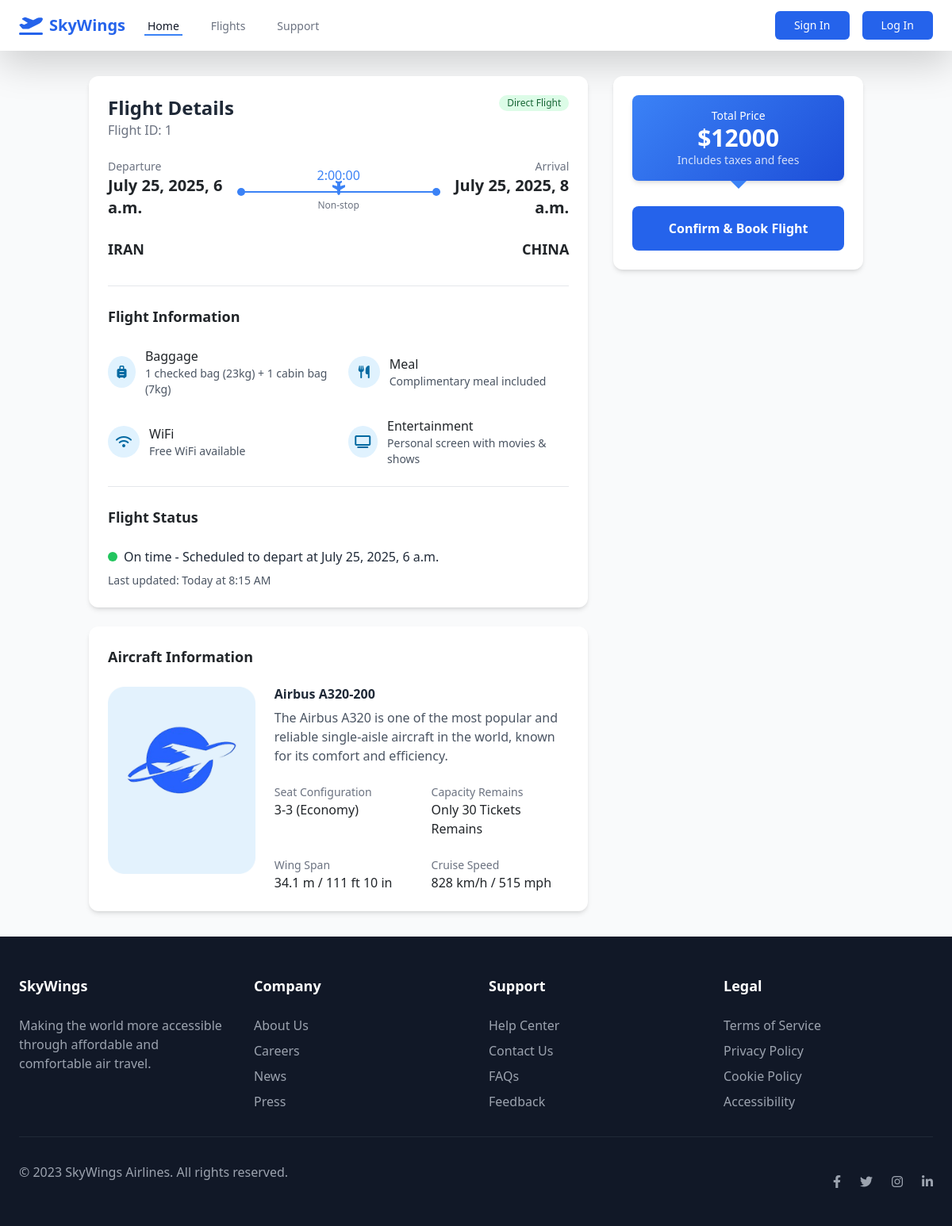
Before: /flight_detail/1/ with the older database file.
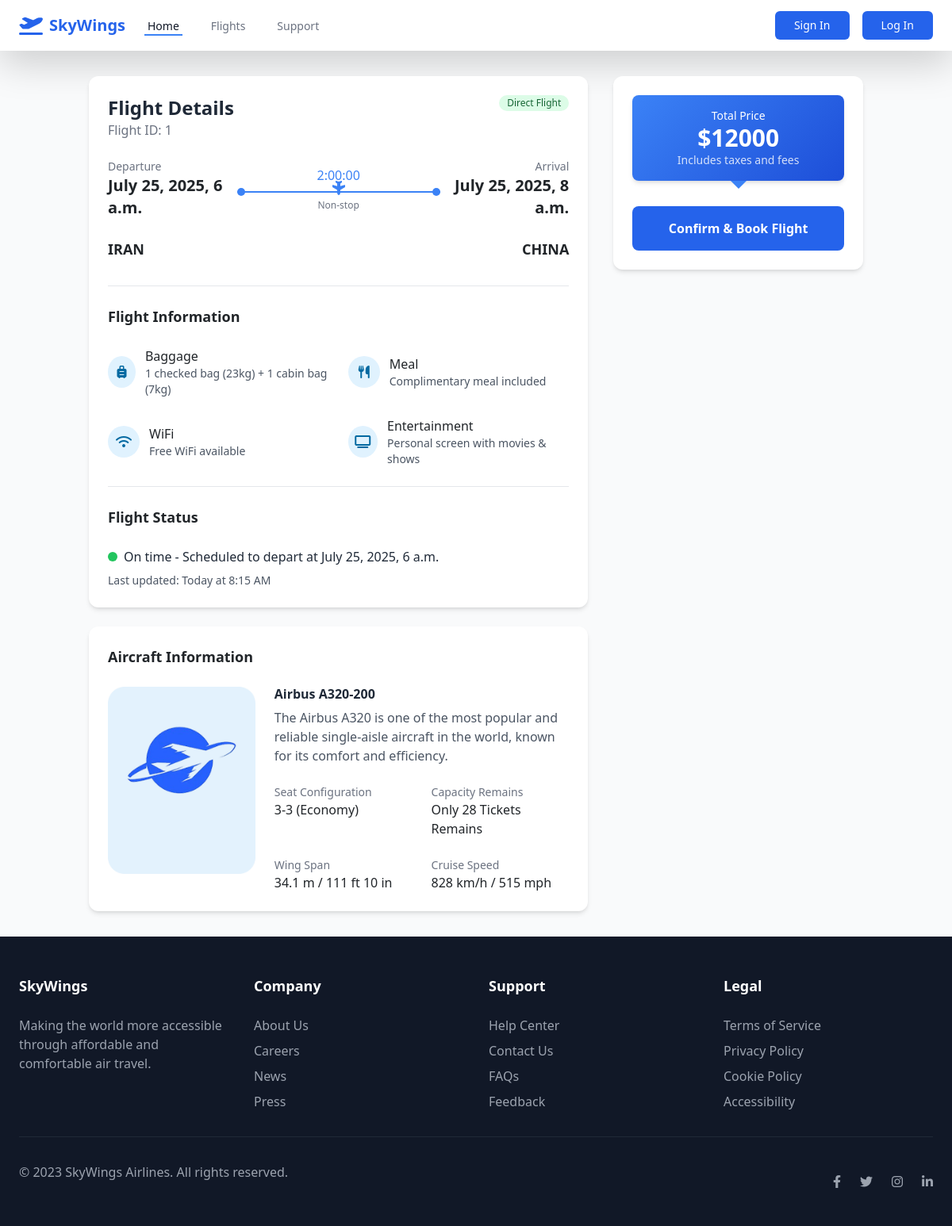
After: the same page with the newer database file.
### flights/models.py (models this page shows, shortened)
class Flights(models.Model):
    flight_id = models.IntegerField(primary_key=True, unique=True)
    departure = models.CharField(max_length=100)
    destination = models.CharField(max_length=100)
    departure_time = models.DateTimeField()
    arrival_time = models.DateTimeField()
    pilot = models.ForeignKey(User, on_delete=models.CASCADE, related_name='pilot')
    flight_capacity = models.IntegerField()
    flight_price = models.BigIntegerField()

class homepage_objects(models.Model):
    object_id = models.IntegerField(primary_key=True, unique=True)
    back_ground_for_flights = models.ImageField(upload_to='obj/')

### flights/views.py (the view)
# urls.py: path('flight_detail/<int:flight_id>/', views.flight_detail.as_view(), name='flight_detail'),
class flight_detail(View):
    template_name = 'flights/flight_detail.html'
    def get(self, request, flight_id):
        flight = get_object_or_404(Flights, flight_id=flight_id)
        back_ground_obj = homepage_objects.objects.get(object_id=1)
        delta_t = flight.arrival_time - flight.departure_time
        return render(request, self.template_name, {'flight': flight, 'bgo': back_ground_obj, "delta_t": delta_t})

### flights/templates/flights/flight_detail.html (shortened to what this page needs)
{% extends 'base.html' %}
{% block content %}
<!DOCTYPE html>
<html lang="en">
<head>
    <script src="https://cdn.tailwindcss.com"></script>
    <link rel="stylesheet" href="https://cdnjs.cloudflare.com/ajax/libs/font-awesome/6.4.0/css/all.min.css">
</head>
<body class="bg-gray-50">
    <main class="container mx-auto px-4 py-8">
        <div class="flex flex-col lg:flex-row gap-8">
            <div class="lg:w-2/3">
                <div class="bg-white rounded-xl shadow-md overflow-hidden flight-card mb-6">
                    <div class="p-6">
                        <div class="flex justify-between items-start mb-6">
                            <div>
                                <h2 class="text-2xl font-bold text-gray-800">Flight Details</h2>
                                <p class="text-gray-500">Flight ID: {{ flight.flight_id }}</p>
                            </div>
                            <span class="bg-green-100 text-green-800 text-xs font-medium px-2.5 py-0.5 rounded-full">Direct Flight</span>
                        </div>
                        <div class="mb-8">
                            <div class="flex justify-between items-center mb-2">
                                <div>
                                    <p class="text-gray-500 text-sm">Departure</p>
                                    <p class="text-xl font-bold">{{ flight.departure_time }}</p>
                                </div>
                                <div class="text-center">
                                    <p class="text-blue-500 font-medium">{{ delta_t }}</p>
                                    <div class="flight-path w-64 mx-auto my-2">
                                        <i class="fas fa-plane airplane-icon"></i>
                                    </div>
                                    <p class="text-xs text-gray-500">Non-stop</p>
                                </div>
                                <div class="text-right">
                                    <p class="text-gray-500 text-sm">Arrival</p>
                                    <p class="text-xl font-bold">{{ flight.arrival_time }}</p>
                                </div>
                            </div>
                            <div class="flex justify-between mt-4">
                                <div>
                                    <p class="text-lg font-semibold">{{ flight.departure }}</p>
                                </div>
                                <div class="text-right">
                                    <p class="text-lg font-semibold">{{ flight.destination }}</p>
                                </div>
                            </div>
                        </div>
                        <div class="border-t border-gray-200 pt-6">
                            <h3 class="text-lg font-semibold mb-4">Flight Information</h3>
                            <div class="grid grid-cols-1 md:grid-cols-2 gap-4">
                                <div class="flex items-center">
                                    <div class="amenity-icon mr-3">
                                        <i class="fas fa-suitcase-rolling"></i>
                                    </div>
                                    <div>
                                        <p class="font-medium">Baggage</p>
                                        <p class="text-gray-600 text-sm">1 checked bag (23kg) + 1 cabin bag (7kg)</p>
                                    </div>
                                </div>
                                <div class="flex items-center">
                                    <div class="amenity-icon mr-3">
                                        <i class="fas fa-utensils"></i>
                                    </div>
                                    <div>
                                        <p class="font-medium">Meal</p>
                                        <p class="text-gray-600 text-sm">Complimentary meal included</p>
                                    </div>
                                </div>
                                <div class="flex items-center">
                                    <div class="amenity-icon mr-3">
                                        <i class="fas fa-wifi"></i>
                                    </div>
                                    <div>
                                        <p class="font-medium">WiFi</p>
                                        <p class="text-gray-600 text-sm">Free WiFi available</p>
                                    </div>
                                </div>
                                <div class="flex items-center">
                                    <div class="amenity-icon mr-3">
                                        <i class="fas fa-tv"></i>
                                    </div>
                                    <div>
                                        <p class="font-medium">Entertainment</p>
                                        <p class="text-gray-600 text-sm">Personal screen with movies & shows</p>
                                    </div>
                                </div>
                            </div>
                        </div>
                        <div class="border-t border-gray-200 pt-6 mt-6">
                            <h3 class="text-lg font-semibold mb-4">Flight Status</h3>
                            <div class="flex items-center">
                                <div class="h-3 w-3 bg-green-500 rounded-full mr-2"></div>
                                <p class="text-gray-800">On time - Scheduled to depart at {{ flight.departure_time }}</p>
                            </div>
                            <p class="text-gray-600 text-sm mt-2">Last updated: Today at 8:15 AM</p>
                        </div>
                    </div>
                </div>
                <div class="bg-white rounded-xl shadow-md overflow-hidden flight-card">
                    <div class="p-6">
                        <h3 class="text-lg font-semibold mb-4">Aircraft Information</h3>
                        <div class="flex flex-col md:flex-row gap-6">
                            <div class="md:w-1/3">
                                <img src={{ bgo.back_ground_for_flights.url }}>
                            </div>
                            <div class="md:w-2/3">
                                <h4 class="font-bold text-gray-800 mb-2">Airbus A320-200</h4>
                                <p class="text-gray-600 mb-4">The Airbus A320 is one of the most popular and reliable single-aisle aircraft in the world, known for its comfort and efficiency.</p>
                                <div class="grid grid-cols-2 gap-4">
                                    <div>
                                        <p class="text-gray-500 text-sm">Seat Configuration</p>
                                        <p class="font-medium">3-3 (Economy)</p>
                                    </div>
                                    <div>
                                        <p class="text-gray-500 text-sm">Capacity Remains</p>
                                        <p class="font-medium">Only {{ flight.flight_capacity }} Tickets Remains</p>
                                    </div>
                                    <div>
                                        <p class="text-gray-500 text-sm">Wing Span</p>
                                        <p class="font-medium">34.1 m / 111 ft 10 in</p>
                                    </div>
                                    <div>
                                        <p class="text-gray-500 text-sm">Cruise Speed</p>
                                        <p class="font-medium">828 km/h / 515 mph</p>
                                    </div>
                                </div>
                            </div>
                        </div>
                    </div>
                </div>
            </div>
            <div class="lg:w-1/3">
                <div class="bg-white rounded-xl shadow-md overflow-hidden sticky top-6">
                    <div class="p-6">
                        <div class="price-tag text-center mb-8">
                            <p class="text-sm">Total Price</p>
                            <p class="text-3xl font-bold">${{ flight.flight_price }}</p>
                            <p class="text-sm opacity-80">Includes taxes and fees</p>
                        </div>
                        <button class="w-full bg-blue-600 hover:bg-blue-700 text-white font-bold py-3 px-4 rounded-lg transition duration-200" onclick="window.location.href='{% url 'flights:book_flight' flight.flight_id %}'">
                            Confirm & Book Flight
                        </button>
                    </div>
                </div>
            </div>
        </div>
    </main>
</body>
</html>
{% endblock %}

### templates/base.html (shortened to what this page needs)
<!DOCTYPE html>
<html lang="en">
<head>
    <script src="https://cdn.tailwindcss.com"></script>
    <link rel="stylesheet" href="https://cdnjs.cloudflare.com/ajax/libs/font-awesome/6.4.0/css/all.min.css">
    <link href="https://cdn.jsdelivr.net/npm/bootstrap@5.3.7/dist/css/bootstrap.min.css" rel="stylesheet">
</head>
<body class="font-sans bg-gray-50">
    <nav class="bg-white shadow-lg">
        <div class="max-w-7xl mx-auto px-4 sm:px-6 lg:px-8">
            <div class="flex justify-between h-16">
                <div class="flex items-center">
                    <div class="flex-shrink-0 flex items-center">
                        <i class="fas fa-plane-departure text-blue-600 text-2xl mr-2"></i>
                        <a class="text-xl font-bold text-blue-600" href={% url "flights:home" %}>SkyWings</a>
                    </div>
                    <div class="hidden sm:ml-6 sm:flex sm:space-x-8">
                        <a class="border-blue-500 text-gray-900 inline-flex items-center px-1 pt-1 border-b-2 text-sm font-medium" href={% url "flights:home" %}>Home</a>
                        <a class="border-transparent text-gray-500 hover:border-gray-300 hover:text-gray-700 inline-flex items-center px-1 pt-1 border-b-2 text-sm font-medium" href={% url "flights:all_flight" %}>Flights</a>
                        <a class="border-transparent text-gray-500 hover:border-gray-300 hover:text-gray-700 inline-flex items-center px-1 pt-1 border-b-2 text-sm font-medium" href={% url "flights:support" %}>Support</a>
                    </div>
                </div>
                <div class="hidden sm:ml-6 sm:flex sm:items-center space-x-4">
                    {% if not request.user.is_authenticated  %}
                    <div class="flex space-x-4">
                        <a  class="bg-blue-600 hover:bg-blue-700 text-white px-4 py-2 rounded-md text-sm font-medium" href={% url "accounts:register" %}>Sign In</a>
                        <a class="bg-blue-600 hover:bg-blue-700 text-white px-4 py-2 rounded-md text-sm font-medium" href={% url "accounts:login" %}>Log In</a>
                    </div>
                    {% endif %}
                </div>
            </div>
        </div>
    </nav>
    {% block content %}
    {% endblock %}
    <footer class="bg-gray-900 text-white pt-12 pb-8">
        <div class="max-w-7xl mx-auto px-4 sm:px-6 lg:px-8">
            <div class="grid grid-cols-1 md:grid-cols-4 gap-8 mb-8">
                <div>
                    <h3 class="text-lg font-bold mb-4">SkyWings</h3>
                    <p class="text-gray-400">Making the world more accessible through affordable and comfortable air travel.</p>
                </div>
                <div>
                    <h3 class="text-lg font-bold mb-4">Company</h3>
                    <ul class="space-y-2">
                        <li><a href="#" class="text-gray-400 hover:text-white">About Us</a></li>
                        <li><a href="#" class="text-gray-400 hover:text-white">Careers</a></li>
                        <li><a href="#" class="text-gray-400 hover:text-white">News</a></li>
                        <li><a href="#" class="text-gray-400 hover:text-white">Press</a></li>
                    </ul>
                </div>
                <div>
                    <h3 class="text-lg font-bold mb-4">Support</h3>
                    <ul class="space-y-2">
                        <li><a href="#" class="text-gray-400 hover:text-white">Help Center</a></li>
                        <li><a href="#" class="text-gray-400 hover:text-white">Contact Us</a></li>
                        <li><a href="#" class="text-gray-400 hover:text-white">FAQs</a></li>
                        <li><a href="#" class="text-gray-400 hover:text-white">Feedback</a></li>
                    </ul>
                </div>
                <div>
                    <h3 class="text-lg font-bold mb-4">Legal</h3>
                    <ul class="space-y-2">
                        <li><a href="#" class="text-gray-400 hover:text-white">Terms of Service</a></li>
                        <li><a href="#" class="text-gray-400 hover:text-white">Privacy Policy</a></li>
                        <li><a href="#" class="text-gray-400 hover:text-white">Cookie Policy</a></li>
                        <li><a href="#" class="text-gray-400 hover:text-white">Accessibility</a></li>
                    </ul>
                </div>
            </div>
            <div class="border-t border-gray-800 pt-8 flex flex-col md:flex-row justify-between items-center">
                <p class="text-gray-400 mb-4 md:mb-0">© 2023 SkyWings Airlines. All rights reserved.</p>
                <div class="flex space-x-6">
                    <a href="#" class="text-gray-400 hover:text-white"><i class="fab fa-facebook-f"></i></a>
                    <a href="#" class="text-gray-400 hover:text-white"><i class="fab fa-twitter"></i></a>
                    <a href="#" class="text-gray-400 hover:text-white"><i class="fab fa-instagram"></i></a>
                    <a href="#" class="text-gray-400 hover:text-white"><i class="fab fa-linkedin-in"></i></a>
                </div>
            </div>
        </div>
    </footer>
</body>
</html>

### flights/templates/flights/flight_detail.html (style rules this page uses)
.flight-path { position: relative; height: 2px; background-color: #3b82f6; }
.flight-path::before { content: ''; position: absolute; left: 0; top: -4px; width: 10px; height: 10px; border-radius: 50%; background-color: #3b82f6; }
.flight-path::after { content: ''; position: absolute; right: 0; top: -4px; width: 10px; height: 10px; border-radius: 50%; background-color: #3b82f6; }
.airplane-icon { position: absolute; left: 50%; top: -12px; transform: translateX(-50%) rotate(90deg); color: #3b82f6; }
.price-tag { position: relative; background: linear-gradient(135deg, #3b82f6, #1d4ed8); color: white; padding: 1rem; border-radius: 0.5rem; box-shadow: 0 4px 6px -1px rgba(0, 0, 0, 0.1), 0 2px 4px -1px rgba(0, 0, 0, 0.06); }
.price-tag::after { content: ''; position: absolute; bottom: -10px; left: 50%; transform: translateX(-50%); border-width: 10px 10px 0; border-style: solid; border-color: #3b82f6 transparent transparent; }
.amenity-icon { width: 40px; height: 40px; display: flex; align-items: center; justify-content: center; border-radius: 50%; background-color: #e0f2fe; color: #0369a1; }
.flight-card { transition: all 0.3s ease; }

Changed rows visible on the page:
changed Flights "IRAN": flight_capacity "30" → "28"
